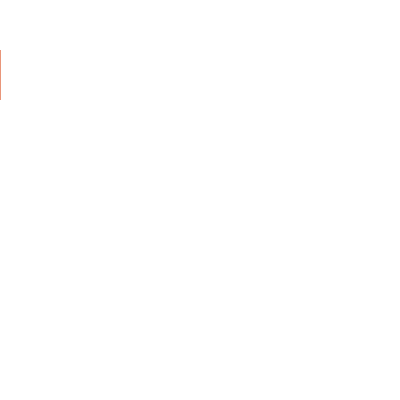
Frame 1 (no input)
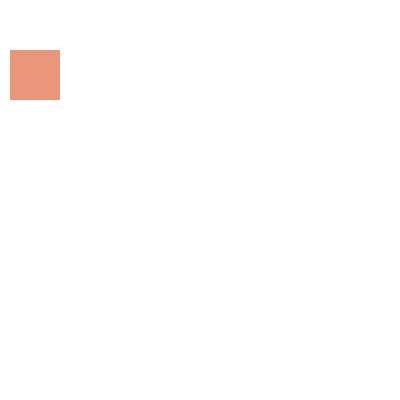
Frame 60 (the mouse pressed at the canvas centre just before this capture)
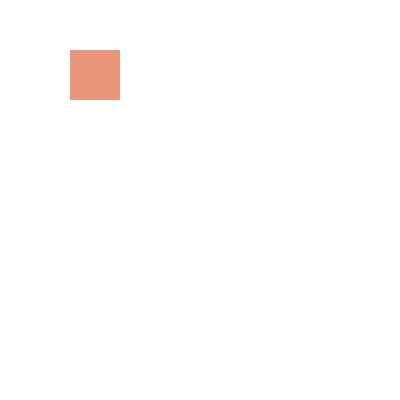
Frame 120 (the mouse held since frame 60 and released just before this capture)

The Processing sketch that drew these frames (run headless with seeded random() and noise(); from frame 60 on, the mouse is pressed at the canvas centre):

// Processing sketch: CS1013_Lab1_Ex2
// ── CS1013_Lab1_Ex2.pde
int i;

void setup() {
size(400, 400);
i=-50;
frameRate(144);
}

void draw() {
background(255);
i++;
if (i>=400) i=-50;
noStroke();fill(#E9967A);
rect(i,50,50,50);

}
